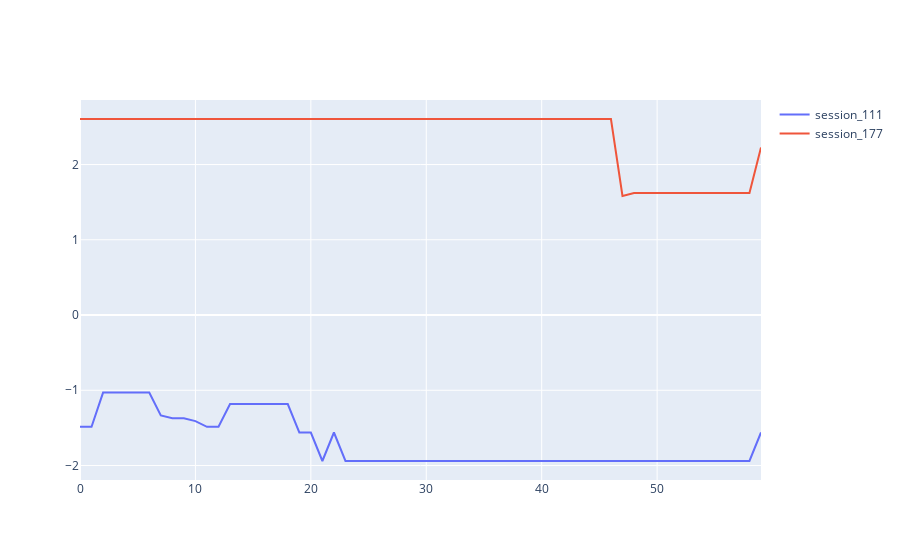

The notebook cell this image was saved under:
### Code cell
df = pd.DataFrame({'time': range(60),
                   'session_111': monthly_emb_df[monthly_emb_df.session_id == 111].session_embedding.to_list()[0],
                   'session_177': monthly_emb_df[monthly_emb_df.session_id == 177].session_embedding.to_list()[0],
                   })
plot_multi_lines_chart(df, 'time', ['session_111', 'session_177'])
